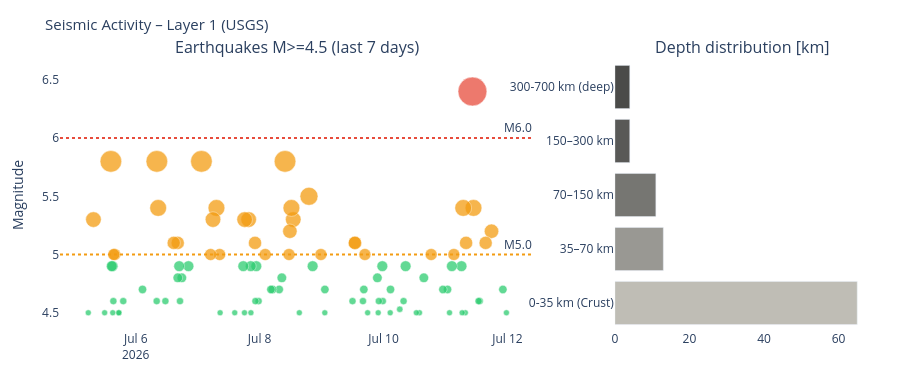

Source (notebook cell):
### Markdown cell above
---
## 4. Visualizations

### Code cell
# ============================================================
# SEISMICS – Magnitude time series + depth distribution
# ============================================================

if df_seis is not None:
    fig = make_subplots(
        rows=1, cols=2,
        subplot_titles=['Earthquakes M>=4.5 (last 7 days)', 'Depth distribution [km]'],
        column_widths=[0.65, 0.35]
    )

    # Color scale by magnitude
    mag_colors = ['#2ecc71' if m < 5 else '#f39c12' if m < 6 else '#e74c3c'
                  for m in df_seis['mag']]
    sizes = [max(6, (m - 4) * 12) for m in df_seis['mag']]

    fig.add_trace(go.Scatter(
        x=df_seis['time'], y=df_seis['mag'],
        mode='markers',
        marker=dict(color=mag_colors, size=sizes, opacity=0.75,
                    line=dict(color='white', width=0.5)),
        text=df_seis['place'],
        hovertemplate='%{text}<br>M%{y:.1f}<br>%{x}<extra></extra>',
        name='Earthquakes'
    ), row=1, col=1)

    fig.add_hline(y=6.0, line_dash='dot', line_color='#e74c3c',
                  annotation_text='M6.0', row=1, col=1)
    fig.add_hline(y=5.0, line_dash='dot', line_color='#f39c12',
                  annotation_text='M5.0', row=1, col=1)

    # Depth distribution
    depth_bins = pd.cut(df_seis['depth'],
                        bins=[0, 35, 70, 150, 300, 700],
                        labels=['0-35 km\n(Crust)', '35–70 km',
                                '70–150 km', '150–300 km', '300-700 km\n(deep)'])
    depth_counts = depth_bins.value_counts().sort_index()
    depth_colors = ['#B4B2A9', '#888780', '#5F5E5A', '#3d3d3a', '#2C2C2A']

    fig.add_trace(go.Bar(
        x=depth_counts.values,
        y=depth_counts.index.astype(str),
        orientation='h',
        marker_color=depth_colors[:len(depth_counts)],
        opacity=0.85,
        name='Depth'
    ), row=1, col=2)

    fig.update_layout(
        title=dict(text='Seismic Activity – Layer 1 (USGS)', font=dict(size=15)),
        height=380, showlegend=False,
        plot_bgcolor='rgba(0,0,0,0)', paper_bgcolor='rgba(0,0,0,0)',
        margin=dict(l=60, r=30, t=60, b=50)
    )
    fig.update_yaxes(title_text='Magnitude', row=1, col=1)
    fig.show()
else:
    print('Seismic data unavailable.')

### Figure 1 — Plotly figure (JSON) as saved in the notebook; plotly's stock layout.template omitted (floating-point values rounded to 4 significant figures)
{"data": [{"hovertemplate": "%{text}<br>M%{y:.1f}<br>%{x}<extra></extra>", "marker": {"color": ["#2ecc71", "#2ecc71", "#f39c12", "#f39c12", "#2ecc71", "#2ecc71", "#f39c12", "#e74c3c", "#f39c12", "#2ecc71", "#f39c12", "#2ecc71", "#2ecc71", "#f39c12", "#2ecc71", "#2ecc71", "#2ecc71", "#2ecc71", "#f39c12", "#2ecc71", "#2ecc71", "#2ecc71", "#2ecc71", "#2ecc71", "#2ecc71", "#2ecc71", "#2ecc71", "#2ecc71", "#2ecc71", "#2ecc71", "#2ecc71", "#2ecc71", "#2ecc71", "#f39c12", "#2ecc71", "#2ecc71", "#f39c12", "#f39c12", "#2ecc71", "#2ecc71", "#2ecc71", "#f39c12", "#2ecc71", "#f39c12", "#2ecc71", "#f39c12", "#f39c12", "#f39c12", "#f39c12", "#f39c12", "#2ecc71", "#2ecc71", "#2ecc71", "#2ecc71", "#f39c12", "#2ecc71", "#2ecc71", "#2ecc71", "#f39c12", "#2ecc71", "#2ecc71", "#f39c12", "#f39c12", "#2ecc71", "#2ecc71", "#2ecc71", "#2ecc71", "#f39c12", "#f39c12", "#f39c12", "#f39c12", "#f39c12", "#2ecc71", "#2ecc71", "#2ecc71", "#2ecc71", "#2ecc71", "#f39c12", "#f39c12", "#2ecc71", "#f39c12", "#f39c12", "#2ecc71", "#2ecc71", "#2ecc71", "#2ecc71", "#2ecc71", "#f39c12", "#f39c12", "#2ecc71", "#2ecc71", "#2ecc71", "#2ecc71", "#f39c12", "#2ecc71", "#f39c12", "#2ecc71"], "line": {"color": "white", "width": 0.5}, "opacity": 0.75, "size": [6, 8.4, 14.4, 13.2, 7.2, 7.2, 16.8, 28.8, 13.2, 6, 16.8, 6, 10.8, 12.0, 10.8, 6, 8.4, 8.4, 12.0, 9.6, 6, 6, 10.8, 7.2, 6.36, 8.4, 6, 7.2, 10.8, 7.2, 6, 9.6, 6, 12.0, 8.4, 7.2, 13.2, 13.2, 7.2, 8.4, 6, 12.0, 10.8, 18.0, 6, 15.6, 16.8, 14.4, 12.0, 21.6, 9.6, 8.4, 8.4, 8.4, 12.0, 7.2, 10.8, 7.2, 13.2, 6, 10.8, 15.6, 15.6, 6, 10.8, 6, 6, 12.0, 16.8, 15.6, 12.0, 21.6, 10.8, 9.6, 7.2, 10.8, 9.6, 13.2, 13.2, 7.2, 16.8, 21.6, 7.2, 8.4, 7.2, 6, 6, 12.0, 12.0, 7.2, 6, 10.8, 10.8, 21.6, 6, 15.6, 6]}, "mode": "markers", "name": "Earthquakes", "text": ["184 km SE of Yārāda, India", "northern Mid-Atlantic Ridge", "56 km SSW of Sarangani, Philippines", "89 km NE of Hihifo, Tonga", "Sea of Okhotsk", "152 km SSW of Lakatoro, Vanuatu", "41 km S of Sarangani, Philippines", "South Sandwich Islands region", "129 km SW of Huarmey, Peru", "115 km WNW of Meulaboh, Indonesia", "South Sandwich Islands region", "Fiji region", "6 km S of Grębocice, Poland", "299 km W of Neiafu, Tonga", "54 km NNW of Masohi, Indonesia", "211 km NE of Santa Cruz das Flores, Portugal", "1 km SE of Batiano, Philippines", "98 km WSW of Labuan, Indonesia", "west of Macquarie Island", "central Mid-Atlantic Ridge", "123 km SSW of Isangel, Vanuatu", "7 km SE of Sarangani, Philippines", "96 km SW of Abepura, Indonesia", "122 km SW of Isangel, Vanuatu", "57 km WSW of Captain Cook, Hawaii", "256 km E of Tadine, New Caledonia", "241 km ESE of Tadine, New Caledonia", "52 km WSW of Playas, Ecuador", "South Sandwich Islands region", "74 km S of Panguna, Papua New Guinea", "145 km NNW of Ternate, Indonesia", "288 km SSE of Alo, Wallis and Futuna", "59 km WSW of Balangonan, Philippines", "19 km ENE of Abuyog, Philippines", "70 km NNW of Hirara, Japan", "131 km NE of Tadine, New Caledonia", "50 km SW of Shirahama, Japan", "59 km NNE of Port-Olry, Vanuatu", "87 km S of Kuril’sk, Russia", "134 km E of Bitung, Indonesia", "12 km NE of Murghob, Tajikistan", "1 km NNW of Xunchang, China", "69 km NE of Sulangan, Philippines", "Balleny Islands region", "7 km NNW of Ābdānān, Iran", "Chagos Archipelago region", "245 km S of ‘Ohonua, Tonga", "109 km SW of Isangel, Vanuatu", "110 km SE of Kimbe, Papua New Guinea", "91 km SSW of Isangel, Vanuatu", "64 km W of Tobelo, Indonesia", "8 km ENE of Noda, Japan", "25 km NNE of Santa Rosa, Peru", "61 km ENE of Olonkinbyen, Svalbard and Jan Mayen", "15 km NNE of Xunchang, China", "132 km WNW of Ternate, Indonesia", "21 km ESE of Karakenja, Tajikistan", "13 km SSE of Yibin, China", "13 km W of Changning, China", "7 km SSE of Calatagan, Philippines", "88 km WNW of Hicks Bay, New Zealand", "95 km WSW of Labuan, Indonesia", "10 km WSW of Orotina, Costa Rica", "81 km NNE of Adak, Alaska", "298 km SSE of Ushuaia, Argentina", "172 km NNW of Tobelo, Indonesia", "32 km NE of Yaguaraparo, Venezuela", "Reykjanes Ridge", "162 km NNW of Tobelo, Indonesia", "Reykjanes Ridge", "Reykjanes Ridge", "296 km SSE of Ushuaia, Argentina", "216 km NE of Port Mathurin, Mauritius", "215 km NE of Port Mathurin, Mauritius", "52 km E of Noda, Japan", "Southwest Indian Ridge", "48 km WSW of La Ligua, Chile", "56 km W of La Ligua, Chile", "211 km ESE of Hihifo, Tonga", "28 km NNE of Kuji, Japan", "65 km SSW of Sarangani, Philippines", "48 km SSW of Sarangani, Philippines", "112 km NNW of Neiafu, Tonga", "91 km WNW of Tamarindo, Costa Rica", "185 km W of Abepura, Indonesia", "southeast Indian Ridge", "southeast Indian Ridge", "96 km NW of Coquimbo, Chile", "30 km NNW of Mianzhu, Deyang, Sichuan, China", "30 km NNW of Mianzhu, Deyang, Sichuan, China", "24 km NNW of Shikotan, Russia", "27 km NW of Mianzhu, Deyang, Sichuan, China", "90 km NNW of Coquimbo, Chile", "268 km SE of Levuka, Fiji", "71 km W of Ovalle, Chile", "71 km S of Severo-Kuril’sk, Russia", "140 km NE of Angoram, Papua New Guinea"], "type": "scatter", "x": ["2026-07-11T23:35:45.479", "2026-07-11T22:13:42.896", "2026-07-11T17:49:31.928", "2026-07-11T15:33:17.598", "2026-07-11T13:15:58.813", "2026-07-11T12:48:30.711", "2026-07-11T10:51:12.845", "2026-07-11T10:26:42.691", "2026-07-11T07:58:27.116", "2026-07-11T07:41:18.210", "2026-07-11T06:52:27.197", "2026-07-11T06:26:37.897", "2026-07-11T06:11:59.654", "2026-07-11T03:14:55.443", "2026-07-11T02:28:51.877", "2026-07-11T01:33:17.926", "2026-07-11T00:47:40.315", "2026-07-10T22:59:34.691", "2026-07-10T18:26:44.453", "2026-07-10T15:36:55.499", "2026-07-10T13:55:33.378", "2026-07-10T12:42:32.882", "2026-07-10T08:33:03.043", "2026-07-10T07:45:38.811", "2026-07-10T06:17:25.310", "2026-07-10T02:41:56.494", "2026-07-10T02:34:54.493", "2026-07-09T23:42:59.793", "2026-07-09T23:31:16.860", "2026-07-09T22:11:07.021", "2026-07-09T21:55:49.769", "2026-07-09T21:37:02.479", "2026-07-09T17:50:13.161", "2026-07-09T16:46:49.469", "2026-07-09T16:21:44.279", "2026-07-09T16:01:20.156", "2026-07-09T12:58:57.039", "2026-07-09T12:52:56.872", "2026-07-09T11:58:39.525", "2026-07-09T01:16:25.762", "2026-07-09T01:15:09.100", "2026-07-08T23:44:13.741", "2026-07-08T20:32:04.403", "2026-07-08T19:07:10.909", "2026-07-08T15:22:34.759", "2026-07-08T13:01:10.891", "2026-07-08T12:18:59.673", "2026-07-08T11:42:51.921", "2026-07-08T11:23:04.023", "2026-07-08T09:50:23.421", "2026-07-08T08:36:06.960", "2026-07-08T07:35:51.628", "2026-07-08T05:00:32.411", "2026-07-08T04:21:46.738", "2026-07-08T02:08:48.776", "2026-07-07T23:35:51.427", "2026-07-07T22:42:36.894", "2026-07-07T22:22:13.825", "2026-07-07T22:12:29.518", "2026-07-07T20:37:40.097", "2026-07-07T20:33:15.705", "2026-07-07T19:44:52.435", "2026-07-07T18:11:32.787", "2026-07-07T18:07:41.091", "2026-07-07T17:39:56.121", "2026-07-07T14:21:22.044", "2026-07-07T08:41:37.390", "2026-07-07T08:30:56.236", "2026-07-07T07:16:26.844", "2026-07-07T05:55:40.352", "2026-07-07T05:00:43.964", "2026-07-07T01:26:45.626", "2026-07-06T20:25:12.410", "2026-07-06T17:51:18.410", "2026-07-06T17:09:03.352", "2026-07-06T16:50:10.046", "2026-07-06T16:18:10.947", "2026-07-06T16:15:51.905", "2026-07-06T14:43:38.525", "2026-07-06T11:29:36.717", "2026-07-06T08:41:38.715", "2026-07-06T08:11:11.032", "2026-07-06T08:07:21.524", "2026-07-06T02:37:31.983", "2026-07-05T19:10:14.439", "2026-07-05T17:29:09.304", "2026-07-05T17:27:21.406", "2026-07-05T15:53:34.305", "2026-07-05T15:30:13.662", "2026-07-05T15:20:13.011", "2026-07-05T15:06:29.282", "2026-07-05T15:03:27.239", "2026-07-05T14:42:04.974", "2026-07-05T14:22:25.736", "2026-07-05T11:57:27.433", "2026-07-05T07:37:07.006", "2026-07-05T05:37:11.133"], "xaxis": "x", "y": [4.5, 4.7, 5.2, 5.1, 4.6, 4.6, 5.4, 6.4, 5.1, 4.5, 5.4, 4.5, 4.9, 5.0, 4.9, 4.5, 4.7, 4.7, 5.0, 4.8, 4.5, 4.5, 4.9, 4.6, 4.53, 4.7, 4.5, 4.6, 4.9, 4.6, 4.5, 4.8, 4.5, 5.0, 4.7, 4.6, 5.1, 5.1, 4.6, 4.7, 4.5, 5.0, 4.9, 5.5, 4.5, 5.3, 5.4, 5.2, 5.0, 5.8, 4.8, 4.7, 4.7, 4.7, 5.0, 4.6, 4.9, 4.6, 5.1, 4.5, 4.9, 5.3, 5.3, 4.5, 4.9, 4.5, 4.5, 5.0, 5.4, 5.3, 5.0, 5.8, 4.9, 4.8, 4.6, 4.9, 4.8, 5.1, 5.1, 4.6, 5.4, 5.8, 4.6, 4.7, 4.6, 4.5, 4.5, 5.0, 5.0, 4.6, 4.5, 4.9, 4.9, 5.8, 4.5, 5.3, 4.5], "yaxis": "y"}, {"marker": {"color": ["#B4B2A9", "#888780", "#5F5E5A", "#3d3d3a", "#2C2C2A"]}, "name": "Depth", "opacity": 0.85, "orientation": "h", "type": "bar", "x": [65, 13, 11, 4, 4], "xaxis": "x2", "y": ["0-35 km\n(Crust)", "35–70 km", "70–150 km", "150–300 km", "300-700 km\n(deep)"], "yaxis": "y2"}], "layout": {"annotations": [{"font": {"size": 16}, "showarrow": false, "text": "Earthquakes M>=4.5 (last 7 days)", "x": 0.2925, "xanchor": "center", "xref": "paper", "y": 1.0, "yanchor": "bottom", "yref": "paper"}, {"font": {"size": 16}, "showarrow": false, "text": "Depth distribution [km]", "x": 0.8425, "xanchor": "center", "xref": "paper", "y": 1.0, "yanchor": "bottom", "yref": "paper"}, {"showarrow": false, "text": "M6.0", "x": 1, "xanchor": "right", "xref": "x domain", "y": 6.0, "yanchor": "bottom", "yref": "y"}, {"showarrow": false, "text": "M5.0", "x": 1, "xanchor": "right", "xref": "x domain", "y": 5.0, "yanchor": "bottom", "yref": "y"}], "height": 380, "margin": {"b": 50, "l": 60, "r": 30, "t": 60}, "paper_bgcolor": "rgba(0,0,0,0)", "plot_bgcolor": "rgba(0,0,0,0)", "shapes": [{"line": {"color": "#e74c3c", "dash": "dot"}, "type": "line", "x0": 0, "x1": 1, "xref": "x domain", "y0": 6.0, "y1": 6.0, "yref": "y"}, {"line": {"color": "#f39c12", "dash": "dot"}, "type": "line", "x0": 0, "x1": 1, "xref": "x domain", "y0": 5.0, "y1": 5.0, "yref": "y"}], "showlegend": false, "title": {"font": {"size": 15}, "text": "Seismic Activity – Layer 1 (USGS)"}, "xaxis": {"anchor": "y", "domain": [0.0, 0.585]}, "xaxis2": {"anchor": "y2", "domain": [0.685, 1.0]}, "yaxis": {"anchor": "x", "domain": [0.0, 1.0], "title": {"text": "Magnitude"}}, "yaxis2": {"anchor": "x2", "domain": [0.0, 1.0]}}}
